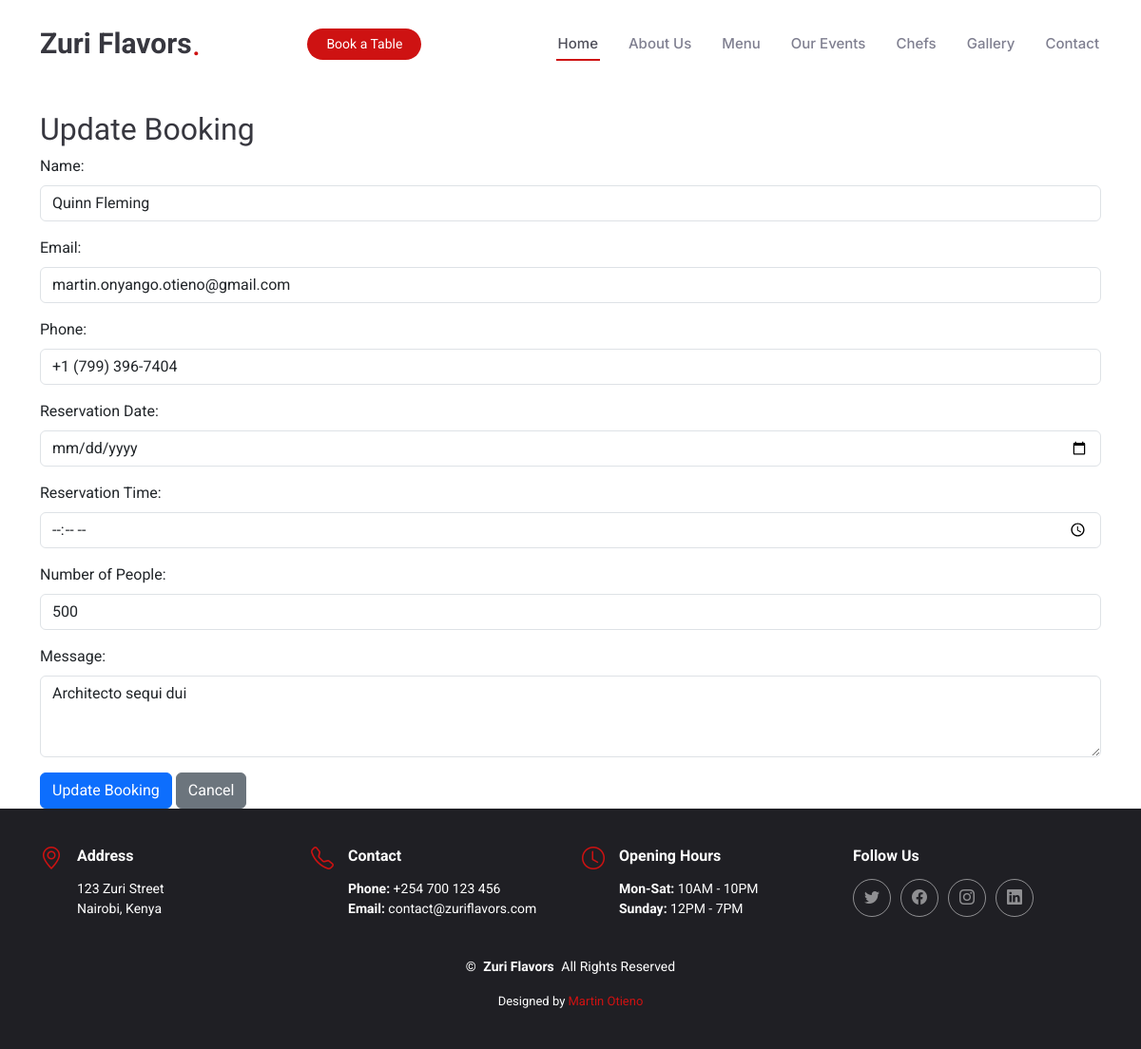
Page /update/9/ on the committed database.
### myapp/models.py (models this page shows, shortened)
class Booking(models.Model):
    name = models.CharField(max_length=255)
    email = models.EmailField(max_length=254)
    phone = models.CharField(max_length=20)
    date = models.DateField()
    time = models.TimeField()
    people = models.PositiveIntegerField()
    message = models.TextField()

### myapp/views.py (the view, shortened to what this page needs)
# urls.py: path('update/<int:booking_id>/', views.update_booking, name='update_booking'),
def update_booking(request, booking_id):
    booking = get_object_or_404(Booking, id=booking_id)
    context = {'booking': booking}
    return render(request, "update_booking.html", context)

### templates/update_booking.html (shortened to what this page needs)
{% extends 'base.html' %}
{% load static %}
{% block content %}
<div class="container mt-4">
    <h2>Update Booking</h2>
    <form method="POST">
        <div class="mb-3">
            <label for="name" class="form-label">Name:</label>
            <input
                type="text"
                id="name"
                name="name"
                class="form-control"
                value="{{ booking.name }}"
                required>
        </div>
        <div class="mb-3">
            <label for="email" class="form-label">Email:</label>
            <input
                type="email"
                id="email"
                name="email"
                class="form-control"
                value="{{ booking.email }}"
                required>
        </div>
        <div class="mb-3">
            <label for="phone" class="form-label">Phone:</label>
            <input
                type="text"
                id="phone"
                name="phone"
                class="form-control"
                value="{{ booking.phone }}"
                required>
        </div>
        <div class="mb-3">
            <label for="date" class="form-label">Reservation Date:</label>
            <input
                type="date"
                id="date"
                name="date"
                class="form-control"
                value="{{ booking.date }}"
                required>
        </div>
        <div class="mb-3">
            <label for="time" class="form-label">Reservation Time:</label>
            <input
                type="time"
                id="time"
                name="time"
                class="form-control"
                value="{{ booking.time }}"
                required>
        </div>
        <div class="mb-3">
            <label for="people" class="form-label">Number of People:</label>
            <input
                type="number"
                id="people"
                name="people"
                class="form-control"
                value="{{ booking.people }}"
                required>
        </div>
        <div class="mb-3">
            <label for="message" class="form-label">Message:</label>
            <textarea
                id="message"
                name="message"
                class="form-control"
                rows="3">{{ booking.message }}</textarea>
        </div>
        <button type="submit" class="btn btn-primary">Update Booking</button>
        <a href="{% url 'show_bookings' %}" class="btn btn-secondary">Cancel</a>
    </form>
</div>
{% endblock %}

### static/assets/css/main.css (style rules this page uses)
:root { --default-font: "Roboto", system-ui, -apple-system, "Segoe UI", Roboto, "Helvetica Neue", Arial, "Noto Sans", "Liberation Sans", sans-serif, "Apple Color Emoji", "Segoe UI Emoji", "Segoe UI Symbol", "Noto Color Emoji"; --heading-font: "Amatic SC", sans-serif; --nav-font: "Inter", sans-serif; }
:root { --background-color: #ffffff; --default-color: #212529; --heading-color: #37373f; --accent-color: #ce1212; --surface-color: #ffffff; --contrast-color: #ffffff; }
:root { --nav-color: #7f7f90; --nav-hover-color: #ce1212; --nav-mobile-background-color: #ffffff; --nav-dropdown-background-color: #ffffff; --nav-dropdown-color: #7f7f90; --nav-dropdown-hover-color: #ce1212; }
:root { scroll-behavior: smooth; }
body { color: var(--default-color); background-color: var(--background-color); font-family: var(--default-font); }
a { color: var(--accent-color); text-decoration: none; transition: 0.3s; }
h1, h2, h3, h4, h5, h6 { color: var(--heading-color); font-family: var(--heading-font); }

### rows in the picture
Booking: name "Quinn Fleming", email "martin.onyango.otieno@gmail.com", phone "+1 (799) 396-7404", people "500", message "Architecto sequi dui"
